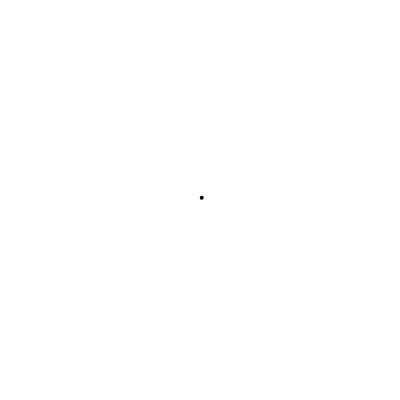
Frame 1 (no input)
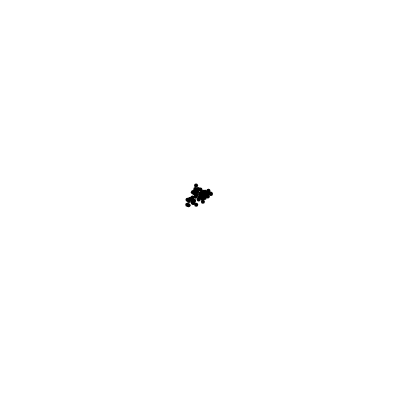
Frame 60 (no input)
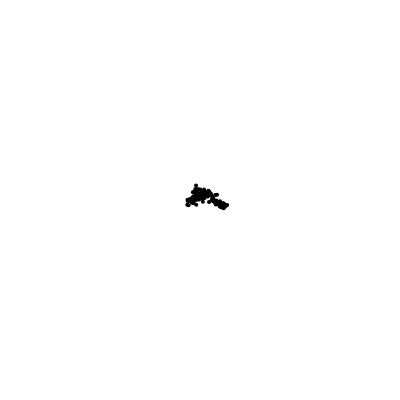
Frame 120 (the mouse pressed at the canvas centre since frame 60)

The p5.js sketch that drew these frames (run headless with seeded random() and noise() and a simulated clock; from frame 60 on, the mouse is pressed at the canvas centre):

// p5.js sketch
// ── sketch.js
let x;
let y;

function setup() {
  createCanvas(400, 400);
  background(255);
  x=200;
  y=200;
}

function draw() {
  strokeWeight(4);
  x+=random(-4,4);
  y+=random(-4,4);
  
  point(x,y);
}
